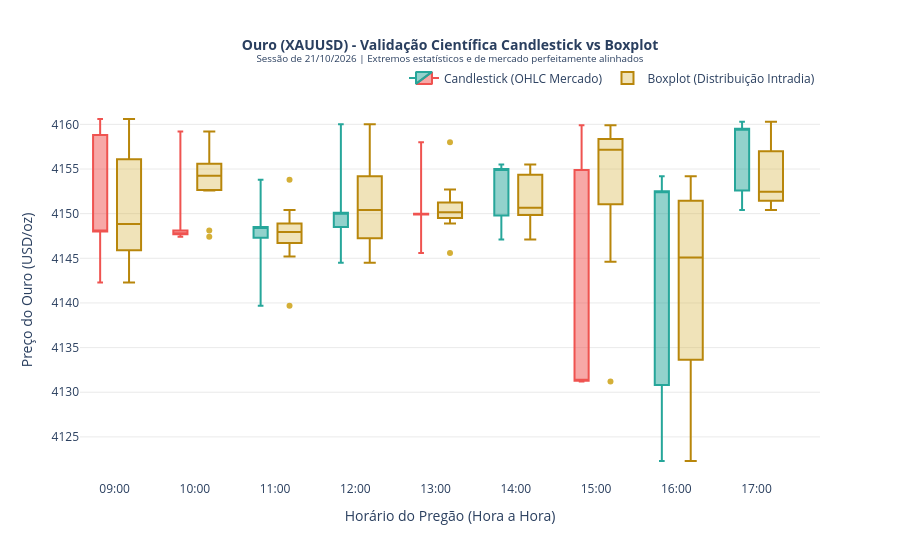

Notebook cell for this chart:
### Code cell
# COMPARAÇÃO HORA A HORA (CANDLE vs BOXPLOT)
import numpy as np
import pandas as pd
import plotly.graph_objects as go

# 1. DADOS REAIS
dados_candle_ouro = [
    {"Hora": "09:00", "Abertura": 4158.8, "Máxima": 4160.6, "Mínima": 4142.3, "Fechamento": 4148.0},
    {"Hora": "10:00", "Abertura": 4148.1, "Máxima": 4159.2, "Mínima": 4147.4, "Fechamento": 4147.7},
    {"Hora": "11:00", "Abertura": 4147.3, "Máxima": 4153.8, "Mínima": 4139.7, "Fechamento": 4148.5},
    {"Hora": "12:00", "Abertura": 4148.5, "Máxima": 4160.0, "Mínima": 4144.5, "Fechamento": 4150.1},
    {"Hora": "13:00", "Abertura": 4150.0, "Máxima": 4158.0, "Mínima": 4145.6, "Fechamento": 4149.9},
    {"Hora": "14:00", "Abertura": 4149.8, "Máxima": 4155.5, "Mínima": 4147.1, "Fechamento": 4155.0},
    {"Hora": "15:00", "Abertura": 4154.9, "Máxima": 4159.9, "Mínima": 4131.2, "Fechamento": 4131.3},
    {"Hora": "16:00", "Abertura": 4130.8, "Máxima": 4154.2, "Mínima": 4122.3, "Fechamento": 4152.5},
    {"Hora": "17:00", "Abertura": 4152.6, "Máxima": 4160.3, "Mínima": 4150.4, "Fechamento": 4159.5}
]

dados_boxplot_ouro = [
    # 09:00 (Ajustado para conter a Máxima 4160.6 e Mínima 4142.3 do Candle)
    {"Hora": "09:00", "Preco": 4158.8}, {"Hora": "09:00", "Preco": 4160.6}, {"Hora": "09:00", "Preco": 4155.6},
    {"Hora": "09:00", "Preco": 4156.6}, {"Hora": "09:00", "Preco": 4151.6}, {"Hora": "09:00", "Preco": 4149.7},
    {"Hora": "09:00", "Preco": 4145.6}, {"Hora": "09:00", "Preco": 4146.2}, {"Hora": "09:00", "Preco": 4144.9},
    {"Hora": "09:00", "Preco": 4142.3}, {"Hora": "09:00", "Preco": 4146.8}, {"Hora": "09:00", "Preco": 4148.0},
    
    # 10:00 (Ajustado para Máxima 4159.2 e Mínima 4147.4)
    {"Hora": "10:00", "Preco": 4148.1}, {"Hora": "10:00", "Preco": 4154.7}, {"Hora": "10:00", "Preco": 4154.8},
    {"Hora": "10:00", "Preco": 4159.2}, {"Hora": "10:00", "Preco": 4157.3}, {"Hora": "10:00", "Preco": 4155.3},
    {"Hora": "10:00", "Preco": 4152.6}, {"Hora": "10:00", "Preco": 4153.8}, {"Hora": "10:00", "Preco": 4155.9},
    {"Hora": "10:00", "Preco": 4153.0}, {"Hora": "10:00", "Preco": 4152.7}, {"Hora": "10:00", "Preco": 4147.4},
    
    # 11:00 (Ajustado para Máxima 4153.8 e Mínima 4139.7)
    {"Hora": "11:00", "Preco": 4147.3}, {"Hora": "11:00", "Preco": 4139.7}, {"Hora": "11:00", "Preco": 4146.1},
    {"Hora": "11:00", "Preco": 4145.2}, {"Hora": "11:00", "Preco": 4147.7}, {"Hora": "11:00", "Preco": 4153.8},
    {"Hora": "11:00", "Preco": 4148.7}, {"Hora": "11:00", "Preco": 4149.1}, {"Hora": "11:00", "Preco": 4148.2},
    {"Hora": "11:00", "Preco": 4150.4}, {"Hora": "11:00", "Preco": 4147.5}, {"Hora": "11:00", "Preco": 4148.5},
    
    # 12:00 (Ajustado para Máxima 4160.0 e Mínima 4144.5)
    {"Hora": "12:00", "Preco": 4148.5}, {"Hora": "12:00", "Preco": 4144.5}, {"Hora": "12:00", "Preco": 4145.5},
    {"Hora": "12:00", "Preco": 4146.0}, {"Hora": "12:00", "Preco": 4152.6}, {"Hora": "12:00", "Preco": 4160.0},
    {"Hora": "12:00", "Preco": 4155.8}, {"Hora": "12:00", "Preco": 4157.0}, {"Hora": "12:00", "Preco": 4149.8},
    {"Hora": "12:00", "Preco": 4151.6}, {"Hora": "12:00", "Preco": 4150.7}, {"Hora": "12:00", "Preco": 4150.1},
    
    # 13:00 (Ajustado para Máxima 4158.0 e Mínima 4145.6)
    {"Hora": "13:00", "Preco": 4150.0}, {"Hora": "13:00", "Preco": 4149.1}, {"Hora": "13:00", "Preco": 4148.9},
    {"Hora": "13:00", "Preco": 4150.0}, {"Hora": "13:00", "Preco": 4151.3}, {"Hora": "13:00", "Preco": 4151.2},
    {"Hora": "13:00", "Preco": 4145.6}, {"Hora": "13:00", "Preco": 4158.0}, {"Hora": "13:00", "Preco": 4152.7},
    {"Hora": "13:00", "Preco": 4151.2}, {"Hora": "13:00", "Preco": 4150.3}, {"Hora": "13:00", "Preco": 4149.9},
    
    # 14:00 (Ajustado para Máxima 4155.5 e Mínima 4147.1)
    {"Hora": "14:00", "Preco": 4149.8}, {"Hora": "14:00", "Preco": 4148.9}, {"Hora": "14:00", "Preco": 4150.0},
    {"Hora": "14:00", "Preco": 4149.9}, {"Hora": "14:00", "Preco": 4147.1}, {"Hora": "14:00", "Preco": 4150.1},
    {"Hora": "14:00", "Preco": 4151.2}, {"Hora": "14:00", "Preco": 4153.8}, {"Hora": "14:00", "Preco": 4155.5},
    {"Hora": "14:00", "Preco": 4153.3}, {"Hora": "14:00", "Preco": 4154.9}, {"Hora": "14:00", "Preco": 4155.0},
    
    # 15:00 (CORRIGIDO: Inserida a Mínima Real 4131.2 e Máxima Real 4159.9)
    {"Hora": "15:00", "Preco": 4154.9}, {"Hora": "15:00", "Preco": 4157.1}, {"Hora": "15:00", "Preco": 4156.8},
    {"Hora": "15:00", "Preco": 4159.9}, {"Hora": "15:00", "Preco": 4157.2}, {"Hora": "15:00", "Preco": 4158.4},
    {"Hora": "15:00", "Preco": 4158.8}, {"Hora": "15:00", "Preco": 4158.3}, {"Hora": "15:00", "Preco": 4157.3},
    {"Hora": "15:00", "Preco": 4147.2}, {"Hora": "15:00", "Preco": 4144.6}, {"Hora": "15:00", "Preco": 4131.2},
    
    # 16:00 (CORRIGIDO: Inserida a Mínima Real 4122.3 e Máxima Real 4154.2)
    {"Hora": "16:00", "Preco": 4130.8}, {"Hora": "16:00", "Preco": 4132.5}, {"Hora": "16:00", "Preco": 4134.8},
    {"Hora": "16:00", "Preco": 4136.7}, {"Hora": "16:00", "Preco": 4122.3}, {"Hora": "16:00", "Preco": 4144.1},
    {"Hora": "16:00", "Preco": 4146.1}, {"Hora": "16:00", "Preco": 4153.2}, {"Hora": "16:00", "Preco": 4151.4},
    {"Hora": "16:00", "Preco": 4150.3}, {"Hora": "16:00", "Preco": 4151.5}, {"Hora": "16:00", "Preco": 4154.2},
    
    # 17:00 (Ajustado para Máxima 4160.3 e Mínima 4150.4)
    {"Hora": "17:00", "Preco": 4152.6}, {"Hora": "17:00", "Preco": 4152.3}, {"Hora": "17:00", "Preco": 4153.1},
    {"Hora": "17:00", "Preco": 4150.4}, {"Hora": "17:00", "Preco": 4152.1}, {"Hora": "17:00", "Preco": 4151.4},
    {"Hora": "17:00", "Preco": 4151.5}, {"Hora": "17:00", "Preco": 4150.9}, {"Hora": "17:00", "Preco": 4156.5},
    {"Hora": "17:00", "Preco": 4158.9}, {"Hora": "17:00", "Preco": 4157.5}, {"Hora": "17:00", "Preco": 4160.3}
]

df_candle_ouro = pd.DataFrame(dados_candle_ouro)
df_boxplot_ouro = pd.DataFrame(dados_boxplot_ouro)

# 2. CONFIGURANDO POSIÇÃO NUMÉRICA E OFFSET LADO A LADO
x_indices = np.arange(len(df_candle_ouro))
offset = 0.18

fig = go.Figure()

# 3. CANDLESTICK DO OURO (Deslocado à esquerda)
fig.add_trace(
    go.Candlestick(
        x=x_indices - offset,
        open=df_candle_ouro['Abertura'],
        high=df_candle_ouro['Máxima'],
        low=df_candle_ouro['Mínima'],
        close=df_candle_ouro['Fechamento'],
        name='Candlestick (OHLC Mercado)',
        whiskerwidth=0.4,
        increasing_line_color='#26a69a',
        decreasing_line_color='#ef5350'
    )
)

# 4. BOXPLOT DO OURO (Deslocado à direita)
hora_to_x = {h: i + offset for i, h in enumerate(df_candle_ouro['Hora'])}
x_box = df_boxplot_ouro['Hora'].map(hora_to_x)

fig.add_trace(
    go.Box(
        x=x_box,
        y=df_boxplot_ouro['Preco'],
        name='Boxplot (Distribuição Intradia)',
        boxpoints='outliers',
        width=0.3,
        marker=dict(color='#d4af37', size=6, symbol='circle'),
        line=dict(color='#b8860b', width=2),
        fillcolor='rgba(212, 175, 55, 0.35)'
    )
)

# 5. AJUSTES VISUAIS E TÍTULOS
fig.update_layout(
    title=dict(
        text='<b>Ouro (XAUUSD) - Validação Científica Candlestick vs Boxplot</b><br>'
             '<sup>Sessão de 21/10/2026 | Extremos estatísticos e de mercado perfeitamente alinhados</sup>',
        x=0.5,
        font=dict(size=14)
    ),
    xaxis=dict(
        tickmode='array',
        tickvals=x_indices,
        ticktext=df_candle_ouro['Hora'],
        title='Horário do Pregão (Hora a Hora)',
        rangeslider=dict(visible=False)
    ),
    yaxis=dict(
        title='Preço do Ouro (USD/oz)',
        gridcolor='#eaeaea'
    ),
    template='plotly_white',
    legend=dict(orientation='h', yanchor='bottom', y=1.02, xanchor='right', x=1),
    hovermode='x unified'
)

fig.show()

### Figure 1 — Plotly figure (JSON) as saved in the notebook; plotly's stock layout.template omitted (floating-point values rounded to 4 significant figures)
{"data": [{"close": [4148.0, 4148.0, 4148.0, 4150.0, 4150.0, 4155.0, 4131.0, 4152.0, 4160.0], "decreasing": {"line": {"color": "#ef5350"}}, "high": [4161.0, 4159.0, 4154.0, 4160.0, 4158.0, 4156.0, 4160.0, 4154.0, 4160.0], "increasing": {"line": {"color": "#26a69a"}}, "low": [4142.0, 4147.0, 4140.0, 4144.0, 4146.0, 4147.0, 4131.0, 4122.0, 4150.0], "name": "Candlestick (OHLC Mercado)", "open": [4159.0, 4148.0, 4147.0, 4148.0, 4150.0, 4150.0, 4155.0, 4131.0, 4153.0], "type": "candlestick", "whiskerwidth": 0.4, "x": [-0.18, 0.82, 1.82, 2.82, 3.82, 4.82, 5.82, 6.82, 7.82]}, {"boxpoints": "outliers", "fillcolor": "rgba(212, 175, 55, 0.35)", "line": {"color": "#b8860b", "width": 2}, "marker": {"color": "#d4af37", "size": 6, "symbol": "circle"}, "name": "Boxplot (Distribuição Intradia)", "type": "box", "width": 0.3, "x": [0.18, 0.18, 0.18, 0.18, 0.18, 0.18, 0.18, 0.18, 0.18, 0.18, 0.18, 0.18, 1.18, 1.18, 1.18, 1.18, 1.18, 1.18, 1.18, 1.18, 1.18, 1.18, 1.18, 1.18, 2.18, 2.18, 2.18, 2.18, 2.18, 2.18, 2.18, 2.18, 2.18, 2.18, 2.18, 2.18, 3.18, 3.18, 3.18, 3.18, 3.18, 3.18, 3.18, 3.18, 3.18, 3.18, 3.18, 3.18, 4.18, 4.18, 4.18, 4.18, 4.18, 4.18, 4.18, 4.18, 4.18, 4.18, 4.18, 4.18, 5.18, 5.18, 5.18, 5.18, 5.18, 5.18, 5.18, 5.18, 5.18, 5.18, 5.18, 5.18, 6.18, 6.18, 6.18, 6.18, 6.18, 6.18, 6.18, 6.18, 6.18, 6.18, 6.18, 6.18, 7.18, 7.18, 7.18, 7.18, 7.18, 7.18, 7.18, 7.18, 7.18, 7.18, 7.18, 7.18, 8.18, 8.18, 8.18, 8.18, 8.18, 8.18, 8.18, 8.18, 8.18, 8.18, 8.18, 8.18], "y": [4159.0, 4161.0, 4156.0, 4157.0, 4152.0, 4150.0, 4146.0, 4146.0, 4145.0, 4142.0, 4147.0, 4148.0, 4148.0, 4155.0, 4155.0, 4159.0, 4157.0, 4155.0, 4153.0, 4154.0, 4156.0, 4153.0, 4153.0, 4147.0, 4147.0, 4140.0, 4146.0, 4145.0, 4148.0, 4154.0, 4149.0, 4149.0, 4148.0, 4150.0, 4148.0, 4148.0, 4148.0, 4144.0, 4146.0, 4146.0, 4153.0, 4160.0, 4156.0, 4157.0, 4150.0, 4152.0, 4151.0, 4150.0, 4150.0, 4149.0, 4149.0, 4150.0, 4151.0, 4151.0, 4146.0, 4158.0, 4153.0, 4151.0, 4150.0, 4150.0, 4150.0, 4149.0, 4150.0, 4150.0, 4147.0, 4150.0, 4151.0, 4154.0, 4156.0, 4153.0, 4155.0, 4155.0, 4155.0, 4157.0, 4157.0, 4160.0, 4157.0, 4158.0, 4159.0, 4158.0, 4157.0, 4147.0, 4145.0, 4131.0, 4131.0, 4132.0, 4135.0, 4137.0, 4122.0, 4144.0, 4146.0, 4153.0, 4151.0, 4150.0, 4152.0, 4154.0, 4153.0, 4152.0, 4153.0, 4150.0, 4152.0, 4151.0, 4152.0, 4151.0, 4156.0, 4159.0, 4158.0, 4160.0]}], "layout": {"hovermode": "x unified", "legend": {"orientation": "h", "x": 1, "xanchor": "right", "y": 1.02, "yanchor": "bottom"}, "title": {"font": {"size": 14}, "text": "<b>Ouro (XAUUSD) - Validação Científica Candlestick vs Boxplot</b><br><sup>Sessão de 21/10/2026 | Extremos estatísticos e de mercado perfeitamente alinhados</sup>", "x": 0.5}, "xaxis": {"rangeslider": {"visible": false}, "tickmode": "array", "ticktext": ["09:00", "10:00", "11:00", "12:00", "13:00", "14:00", "15:00", "16:00", "17:00"], "tickvals": [0, 1, 2, 3, 4, 5, 6, 7, 8], "title": {"text": "Horário do Pregão (Hora a Hora)"}}, "yaxis": {"gridcolor": "#eaeaea", "title": {"text": "Preço do Ouro (USD/oz)"}}}}
